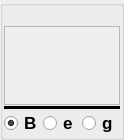
<?xml version="1.0" encoding="UTF-8"?>
<ui version="4.0">
 <class>MacroControl</class>
 <widget class="QGroupBox" name="MacroControl">
  <property name="geometry">
   <rect>
    <x>0</x>
    <y>0</y>
    <width>124</width>
    <height>140</height>
   </rect>
  </property>
  <property name="font">
   <font>
    <pointsize>13</pointsize>
    <weight>75</weight>
    <bold>true</bold>
   </font>
  </property>
  <property name="windowTitle">
   <string>GroupBox</string>
  </property>
  <property name="title">
   <string/>
  </property>
  <property name="alignment">
   <set>Qt::AlignCenter</set>
  </property>
  <layout class="QGridLayout" name="gridLayout">
   <property name="leftMargin">
    <number>1</number>
   </property>
   <property name="topMargin">
    <number>20</number>
   </property>
   <property name="rightMargin">
    <number>1</number>
   </property>
   <property name="bottomMargin">
    <number>1</number>
   </property>
   <property name="spacing">
    <number>1</number>
   </property>
   <item row="0" column="0">
    <widget class="QScrollArea" name="scrollArea">
     <property name="widgetResizable">
      <bool>true</bool>
     </property>
     <widget class="QWidget" name="area">
      <property name="geometry">
       <rect>
        <x>0</x>
        <y>0</y>
        <width>114</width>
        <height>55</height>
       </rect>
      </property>
      <layout class="QVBoxLayout" name="arrangeButtons">
       <property name="spacing">
        <number>1</number>
       </property>
       <property name="leftMargin">
        <number>1</number>
       </property>
       <property name="topMargin">
        <number>1</number>
       </property>
       <property name="rightMargin">
        <number>1</number>
       </property>
       <property name="bottomMargin">
        <number>1</number>
       </property>
      </layout>
     </widget>
    </widget>
   </item>
   <item row="2" column="0">
    <layout class="QHBoxLayout" name="horizontalLayout">
     <property name="spacing">
      <number>1</number>
     </property>
     <item>
      <widget class="QRadioButton" name="lang0">
       <property name="focusPolicy">
        <enum>Qt::NoFocus</enum>
       </property>
       <property name="text">
        <string>B</string>
       </property>
       <property name="checked">
        <bool>true</bool>
       </property>
       <attribute name="buttonGroup">
        <string notr="true">languageBox</string>
       </attribute>
      </widget>
     </item>
     <item>
      <widget class="QRadioButton" name="lang1">
       <property name="focusPolicy">
        <enum>Qt::NoFocus</enum>
       </property>
       <property name="text">
        <string>e</string>
       </property>
       <attribute name="buttonGroup">
        <string notr="true">languageBox</string>
       </attribute>
      </widget>
     </item>
     <item>
      <widget class="QRadioButton" name="lang2">
       <property name="focusPolicy">
        <enum>Qt::NoFocus</enum>
       </property>
       <property name="text">
        <string>g</string>
       </property>
       <attribute name="buttonGroup">
        <string notr="true">languageBox</string>
       </attribute>
      </widget>
     </item>
    </layout>
   </item>
   <item row="1" column="0">
    <widget class="Line" name="line">
     <property name="frameShadow">
      <enum>QFrame::Plain</enum>
     </property>
     <property name="lineWidth">
      <number>3</number>
     </property>
     <property name="orientation">
      <enum>Qt::Horizontal</enum>
     </property>
    </widget>
   </item>
  </layout>
 </widget>
 <resources/>
 <connections>
  <connection>
   <sender>languageBox</sender>
   <signal>buttonClicked(int)</signal>
   <receiver>MacroControl</receiver>
   <slot>setMacroLanguage(int)</slot>
   <hints>
    <hint type="sourcelabel">
     <x>-1</x>
     <y>-1</y>
    </hint>
    <hint type="destinationlabel">
     <x>54</x>
     <y>79</y>
    </hint>
   </hints>
  </connection>
 </connections>
 <slots>
  <slot>setMacroLanguage(int)</slot>
 </slots>
 <buttongroups>
  <buttongroup name="languageBox"/>
 </buttongroups>
</ui>
